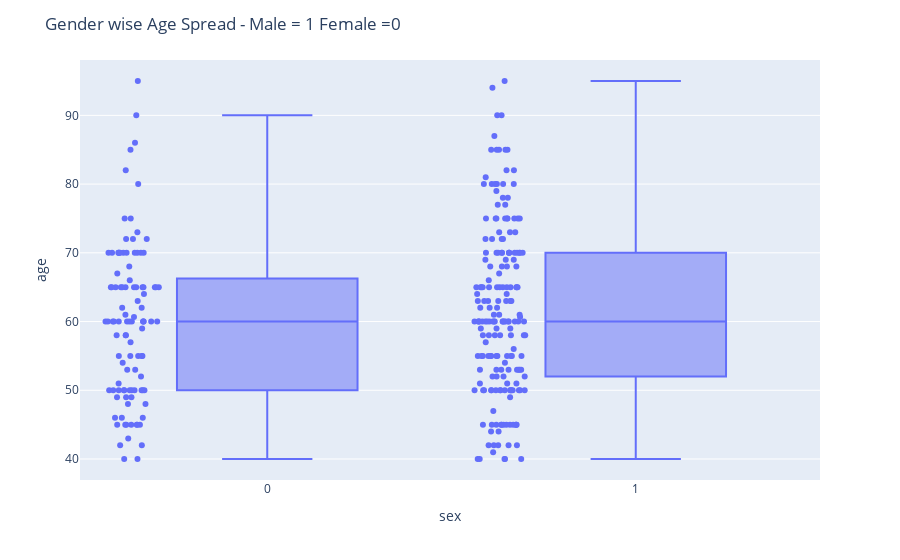

The cell this chart's notebook holds for it:
### Code cell
fig = px.box(data, x='sex', y='age', points="all")
fig.update_layout(
    title_text="Gender wise Age Spread - Male = 1 Female =0")
fig.show()

### Figure 1 — Plotly figure (JSON) as saved in the notebook; plotly's stock layout.template omitted (floating-point values rounded to 4 significant figures; data arrays with more than 128 entries replaced by an {"elided": "..."} marker saying what was removed)
{"data": [{"alignmentgroup": "True", "boxpoints": "all", "hovertemplate": "sex=%{x}<br>age=%{y}<extra></extra>", "legendgroup": "", "marker": {"color": "#636efa"}, "name": "", "notched": false, "offsetgroup": "", "orientation": "v", "showlegend": false, "type": "box", "x": {"elided": "299 int values"}, "x0": " ", "xaxis": "x", "y": {"elided": "299 float values"}, "y0": " ", "yaxis": "y"}], "layout": {"boxmode": "group", "legend": {"tracegroupgap": 0}, "margin": {"t": 60}, "title": {"text": "Gender wise Age Spread - Male = 1 Female =0"}, "xaxis": {"anchor": "y", "domain": [0, 1], "title": {"text": "sex"}}, "yaxis": {"anchor": "x", "domain": [0, 1], "title": {"text": "age"}}}}
